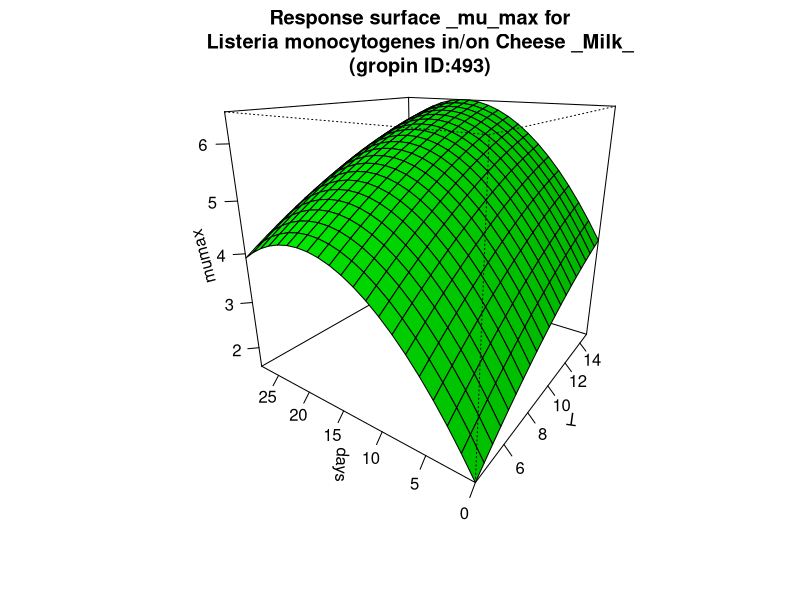

This figure's R source:
#############################
# start of Parameter script
#############################
T <- seq(4.004,14.985014985015,length.out=21)
days <- seq(0,27.972027972028,length.out=21)
#############################
# end of Parameter script
#############################
############################# 
# start of Model script Gropin ID 493 
#############################
 
# constant coefficients for this model
 
variables <- data.frame(T,days)
argumentsPar <- unique.data.frame(expand.grid(variables))
 
# heart of the model
response_surface <- function(T,days) {
   mumax <-0.247+0.297*days+0.363*T-0.0075*(days^2)-0.00832*(T^2)-0.000796*T*days

	return(mumax=mumax)
} 

# output parameters
responseSurface <- cbind(argumentsPar,response_surface(argumentsPar['T'],argumentsPar['days']))
colnames(responseSurface) <- c(colnames(argumentsPar),'mumax')
#############################
# End of Model script
#############################
############################# 
# start of Visualisation script Gropin ID 493 
#############################
titleText <-'Response surface _mu_max for
Listeria monocytogenes in/on Cheese _Milk_
(gropin ID:493)'
persp(T,days,matrix(unlist(responseSurface$'mumax'),nrow=21),col = 'green',xlab='T',ylab='days',zlab='mumax',main=titleText,theta=305,phi=20,shade=0.25,ticktype = 'detailed')
#############################
# End of Visualisation script
#############################
